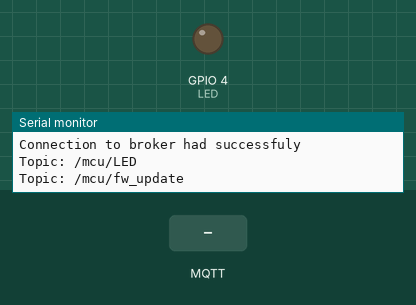
A sketch run on a simulated ESP8266 (Wemos D1 mini). Parts: output pins drawn as LEDs (lit = HIGH), the last lines printed to the serial monitor. The inputs (shaded band) are chosen by the test bench. WiFi joins after 1.5 s; servers stay silent unless stated; no MQTT or app messages arrive unless stated.

Above: at 4.7 s.
4.8 s: MQTT message "1" arrives on the first subscribed topic
At 6.0 s:
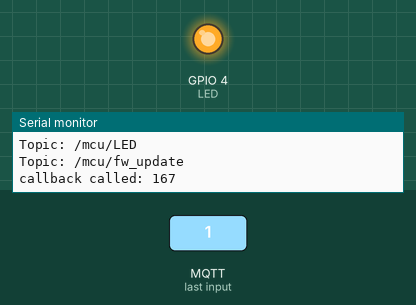
6.3 s: MQTT message "0" arrives on the first subscribed topic
At 7.3 s:
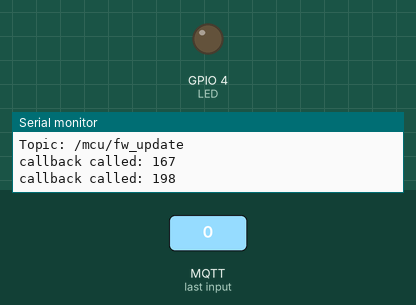
7.8 s: MQTT message "1" arrives on the second subscribed topic
At 8.4 s:
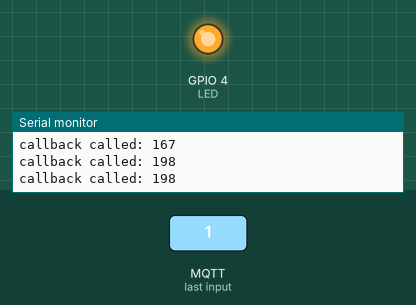
Timing chart, 0 to 10.8 s (numbered marks = the images above; inputs shaded):
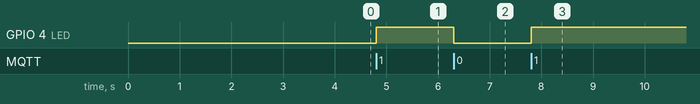

The sketch:

ESP8266_OTA_MQTT.ino
```cpp
#include <ESP8266WiFi.h>
#include <WiFiClient.h>
#include <PubSubClient.h>

#include <Arduino.h>
#include <ESP8266WiFiMulti.h>
#include <ESP8266HTTPClient.h>
#include <ESP8266httpUpdate.h>

ESP8266WiFiMulti WiFiMulti;
HTTPClient http;

#include "/home/djames/senhas.h"

/* Versao do firmware. Pode receber um monte de parsing, mas
    nessa prova de conceito simplesmente mudarei o nome
*/
#define FW_VERSION "wemos-0.1"

//ligado, desligado e pino do LED. 4 corresponde ao 14 do ESP
#define ON  1
#define OFF 0
#define LED 4

//estrutura dos dados de login para nao precisar fazer smoothing no video
login userInfo;

#define ID   userInfo.WEMOS
#define USER userInfo.dobitaobyte
#define PASS userInfo.PASS_BROKER

//API de comunicacao com o ESP
extern "C" {
#include "user_interface.h"
}

/*Veja o post de timer com ESP8266:
  http://dobitaobyte.com.br/timer-com-esp8266-na-ide-do-arduino/ */
os_timer_t mTimer;

const char* mSSID  = userInfo.SSID;
const char* mPASS  = userInfo.PASS_WIFI;
const char* BROKER = "ns1.dobitaobyte.lan";

unsigned long timestamp = 0;

unsigned long tOld = 0;
unsigned long tNow = 0;
unsigned long tSum = 0;

char msg[15]  = {0};
char temp[15] = {0};
char stat[4]  = {0};

bool timeout   = false;
bool led_is_on = false;

WiFiClient wificlient;

/*Funcao de callback da classe PubSubClient. Se o client se subescreve
  para topicos, eh necessario ler o callback
*/
void callback(char* topic, byte* payload, unsigned int length);

/* Instancia do PubSubClient
    Broker: Endereco do broker
    Porta: 1883
    callback: funcao de callback
    atrelado: conexao wifi ou ethernet, conforme o caso
*/
PubSubClient client(BROKER, 1883, callback, wificlient);

//Funcao para limpar o array de char da mensagem
void clear(char *target, int lenght) {
  for (int i = 0; i < lenght; i++) {
    target[i] = 0;
  }
}

//Pega informacao de um topico
void getTopic(char *mTopic) {
  strcpy(msg, "/mcu/");
  strcat(msg, mTopic);
  client.subscribe(msg);
  Serial.print("Topic: ");
  Serial.println(msg);
  clear(msg, 15);
}

//Funcao de callback do timer. esta tudo declarado mas nao esta em uso
void tCallback(void *tCall) {
  timeout = true;
}

//inicializador do timer
void usrInit(void) {
  os_timer_setfn(&mTimer, tCallback, NULL);
  os_timer_arm(&mTimer, 1000, true);
}

//funcao para iniciar a conexao wifi
void connectWiFi() {
  WiFi.begin(mSSID, mPASS);
  Serial.print("Trying to connect Wifi... ");

  while (WiFi.status() != WL_CONNECTED) {
    Serial.print(".");
    delay(500);
  }
  Serial.println("");
  Serial.println("Done.");
  Serial.print("IP: ");
  Serial.println(WiFi.localIP());
}

//checa a conexao com o broker. se necessario, reconecta
void checkBrokerConnection() {
  while (!client.connected()) {
    if (client.connect(ID, USER, PASS)) {
      Serial.println("Connection to broker had successfuly");
      timestamp   = millis();
      String t = String(timestamp);
      clear(temp, 15);
      t.toCharArray(temp, sizeof(t));

      client.publish("/mcu/BrokerConn", temp, 1);
      getTopic("LED");
      getTopic("fw_update");
      return;
    }
    Serial.println("Trying connect to Broker. Please, wait...");
    delay(3000);
  }
}

void doLED(byte turnOnOff) {
  digitalWrite(LED, turnOnOff - 48);
  //byte eh unsigned char, portanto 0 eh 48
  led_is_on = turnOnOff > 48 ? true : false;
}

void doUpdate(char *fullString) {
  t_httpUpdate_return ret = ESPhttpUpdate.update(fullString);
  switch (ret) {
    case HTTP_UPDATE_FAILED:
      Serial.println("HTTP_UPDATE_FAILED");
      break;

    case HTTP_UPDATE_NO_UPDATES:
      Serial.println("HTTP_UPDATE_NO_UPDATES");
      break;

    case HTTP_UPDATE_OK:
      Serial.println("HTTP_UPDATE_OK");
      break;
  }
}

//executa acao de acender o led ou buscar pelo firmware
void analyser(byte *msg, int lenght) {
  //se for firmware...
  if (msg[0] != '1' && msg[0] != '0') {
    char fw_name[40];
    clear(fw_name, 40);
    strcpy(fw_name, (char*)msg);
    if (strcmp(FW_VERSION, fw_name) == 0) {
      return;
    }
    Serial.println(fw_name);
    clear(fw_name, 40);
    strcpy(fw_name, "http://ns1.dobitaobyte.lan/");
    strcat(fw_name, (char*)msg);
    Serial.print("New version available: ");
    Serial.println(fw_name);
    Serial.println("Starting update. Nice to meet you. Bye!");
    doUpdate(fw_name);
    return;
  }
  doLED(msg[0]);
}

//callback da classe PubSubClient, explicado la no comeco do codigo
void callback(char* topic, byte* payload, unsigned int length) {
  Serial.print("callback called: ");
  byte* p = (byte*)malloc(length);
  memcpy(p, payload, length);
  Serial.println(p[1]);
  analyser(p, length);
  client.publish("/mcu/callback", p, length);
  free(p);
}

void setup() {
  delay(2000);
  pinMode(LED, OUTPUT);
  digitalWrite(LED, OFF);

  Serial.begin(115200);
  connectWiFi();
  //client.setServer(BROKER, 1883);
  //usrInit();
}

void loop() {
  client.loop();
  if (WiFi.status() != WL_CONNECTED) {
    connectWiFi();
  }
  checkBrokerConnection();

  tNow = system_get_time() / 1000;
  tSum = (tNow - tOld) / 1000;
  if (tSum > 10) {
    timeout = true;
    tOld = tNow;
  }

  if (timeout) {
    //getTopic("LED");
    //getTopic((char*)"LED");
    //getTopic((char*)"firmwareUpdate");
    clear(stat, 4);
    stat[0] = 'O';
    if (led_is_on) {
      stat[1] = 'n';
    }
    else {
      stat[1] = 'f';
      stat[2] = 'f';
    }

    client.publish("/mcu/LED_status", stat, 3);
    client.publish("/mcu/fw_version", FW_VERSION, 1);
    timeout = false;
  }
  yield();
}
```

senhas.h
```cpp
struct login
{
    char *WEMOS       = "Wemos\0";
    char *SSID        = "YourSSID\0";
    char *PASS_WIFI   = "YourPass\0";
    char *dobitaobyte = "dobitaobyte.com.br-mqtt_user\0";
    char *PASS_BROKER = "mqtt-pass\0";
};
```

Measured:
- after the input at 4.8 s, GPIO 4 (LED): LOW → HIGH at once
- after the input at 6.3 s, GPIO 4 (LED): HIGH → LOW at once
- after the input at 7.8 s, GPIO 4 (LED): LOW → HIGH at once
